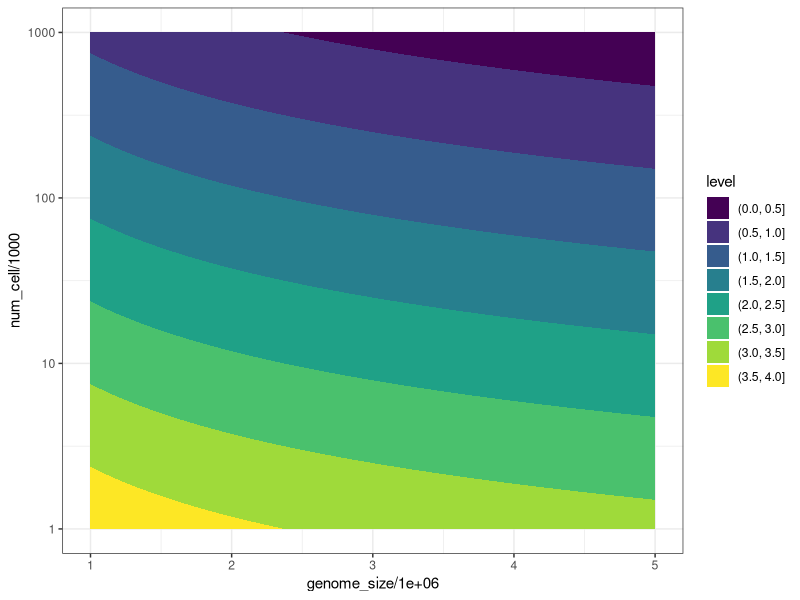
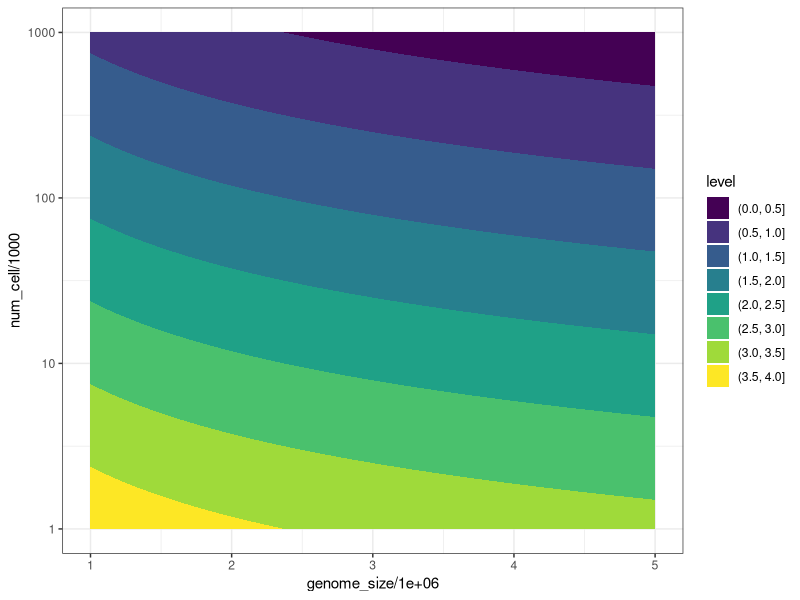

Write the R code that produced these figures, in order. (Note: this script raises an error after producing the figures.)


library(ggplot2)

################################################################################
######################## Fig 1 xxx #############################################
################################################################################

df <- merge(
  data.frame(genome_size=seq(from=1000000, to=5000000, by=10000)),
  data.frame(num_cell=seq(from=1000, to=1000000, by=1000)),
)

totreads <- 25e9
readlen <- 150*2

df$depth <- totreads*readlen/(df$genome_size*df$num_cell)

#ggplot(df, aes(genome_size, log10(numcell), z=depth)) +  geom_contour_filled()
#ggplot(df, aes(genome_size, log10(numcell), z=log10(depth))) +  geom_contour_filled() + theme_bw()
#ggplot(df, aes(genome_size, num_cell, z=log10(depth))) +  geom_contour_filled() + theme_bw() + scale_y_log10()
ggplot(df, aes(genome_size/1e6, num_cell/1000, z=log10(depth))) +  geom_contour_filled() + theme_bw() + scale_y_log10()
#ggplot(df, aes(genome_size, num_cell, z=(depth))) +  geom_contour_filled() + theme_bw() + scale_y_log10()
ggsave(file.path(plotDirAll, "fig1_coverage.svg"), width = 4, height = 2)


#sort(df$depth)
#tail(sort(df$depth))

ggplot(df, aes(genome_size, num_cell, z=(depth))) +  geom_contour_filled(breaks=c(1,2, 5,10,30,100,300,1000,3000,5000,10000)) + theme_bw() + scale_y_log10()


df[df$num_cell==1e6 & df$genome_size==3e6,]
df[df$num_cell==1e6 & df$genome_size==5e6,]

################################################################################
######################## multiplet rate 10k cells ##############################
################################################################################


bcspace <- 24**4

table(table(sample(1:bcspace, 10000, replace = TRUE)))
#9674  163 
163/(9674 + 163 )
